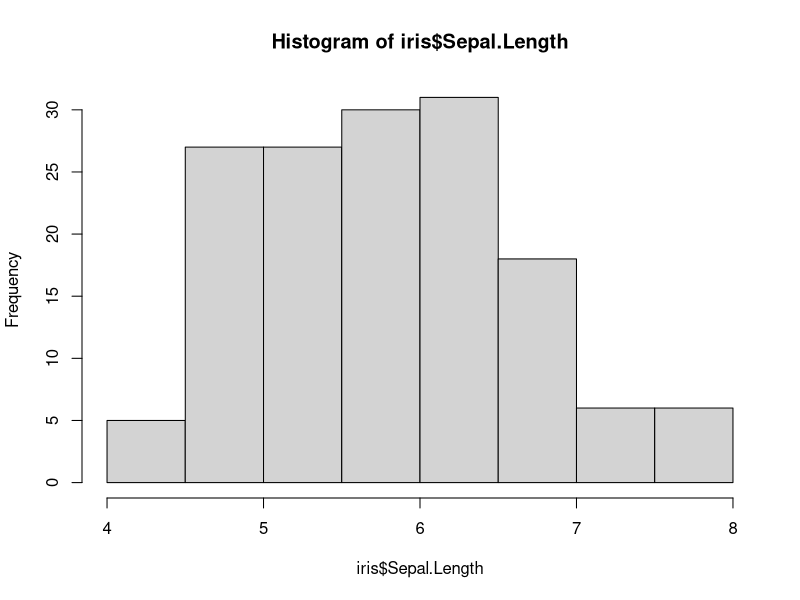
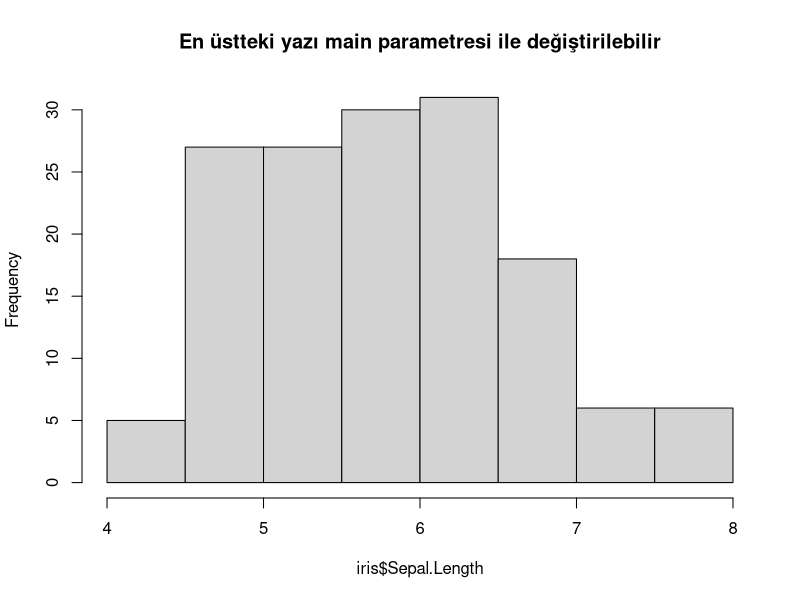
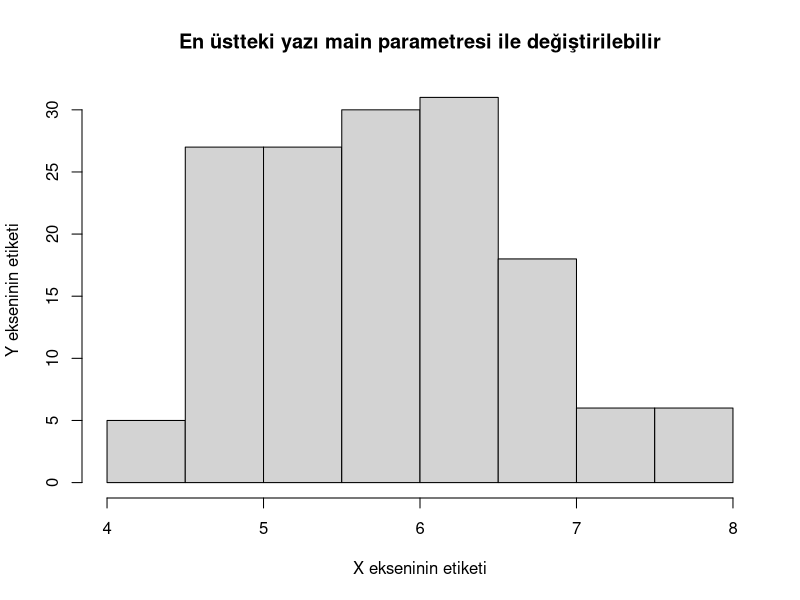
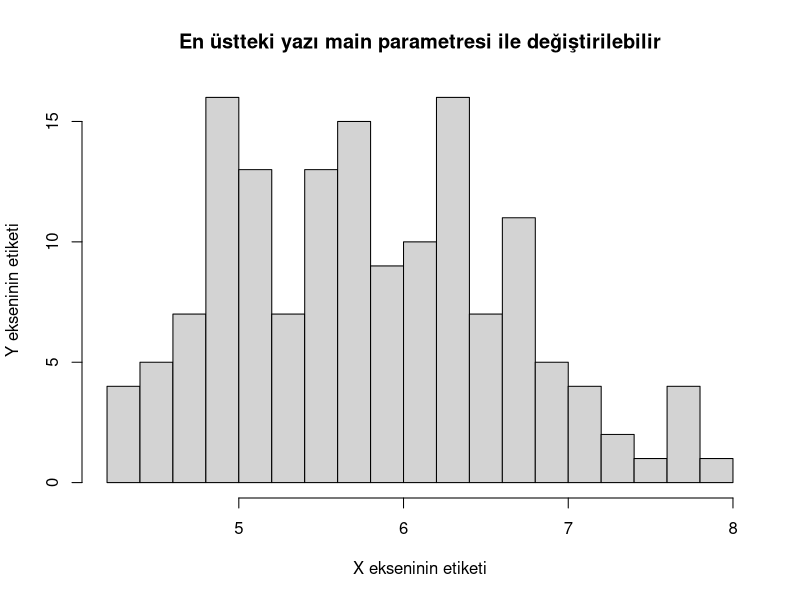
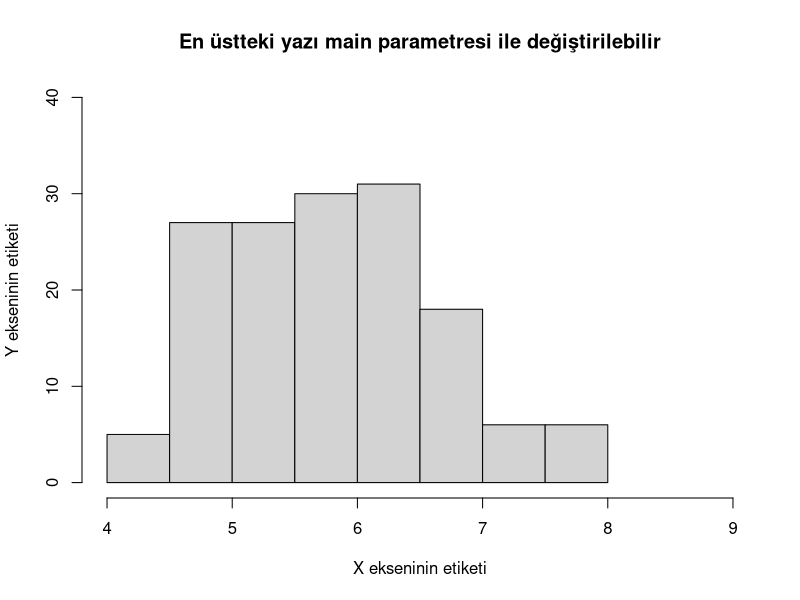
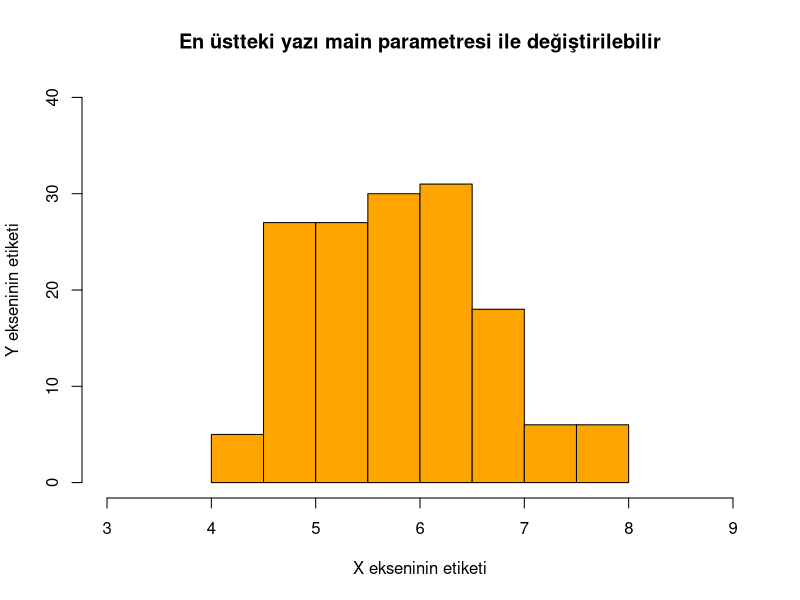
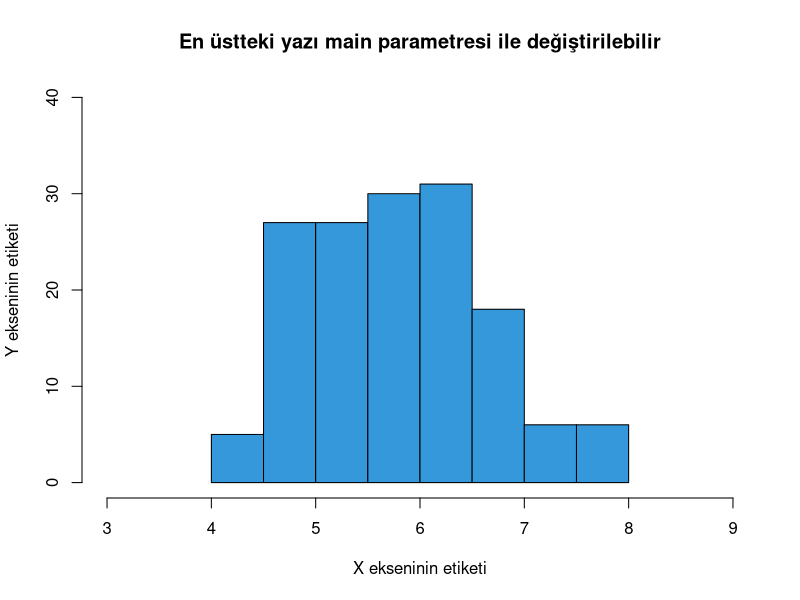
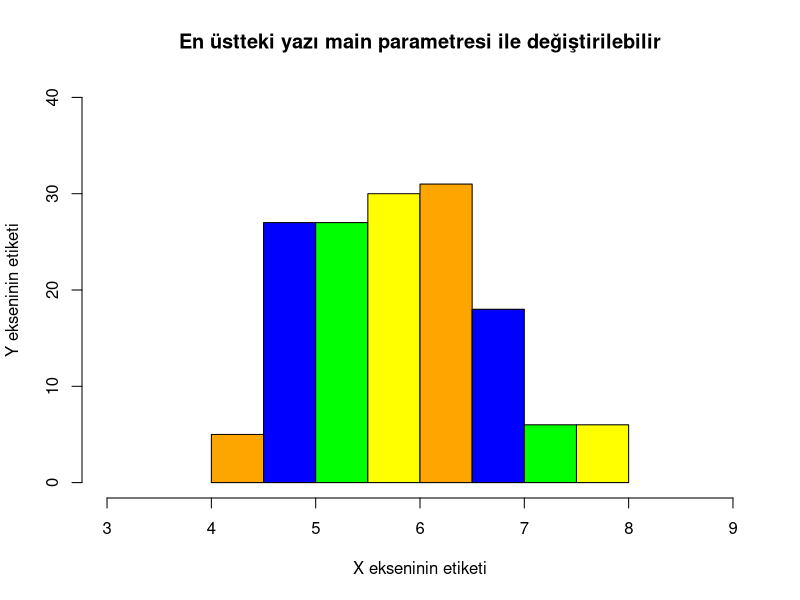

These figures' R source, in order:
#---------------------
# VERİ GÖRSELLEŞTİRME
#---------------------

# 1) Histogram
# 2) Saçılım 
# 3) Bar
# 4) Yığın Bar
# 5) Pasta
# 6) Kutu

# HİSTOGRAM GRAFİKLERİ (Histogram Charts)
# R'da hist(...) fonksiyonu ile histogram grafikleri oluşturulabilir.
# fonksiyonun birçok parametresi ile histogram grafiği şekillendirilebilir.

iris
hist(iris$Sepal.Length)

hist(
  iris$Sepal.Length,
  main = "En üstteki yazı main parametresi ile değiştirilebilir"
)

hist(
  iris$Sepal.Length,
  main = "En üstteki yazı main parametresi ile değiştirilebilir",
  xlab = "X ekseninin etiketi",
  ylab = "Y ekseninin etiketi"
)

hist(
  iris$Sepal.Length,
  main = "En üstteki yazı main parametresi ile değiştirilebilir",
  xlab = "X ekseninin etiketi",
  ylab = "Y ekseninin etiketi",
  breaks = 20  # kırılım miktarını arttırdıkça grafik daha ayrıntılı olur.
)

hist(
  iris$Sepal.Length,
  main = "En üstteki yazı main parametresi ile değiştirilebilir",
  xlab = "X ekseninin etiketi",
  ylab = "Y ekseninin etiketi",
  breaks = 10,
  xlim = c(4,9),  # x ekseninin min-max değerlerinin ayarlanması
  ylim = c(0,40)  # x ekseninin min-max değerlerinin ayarlanması
)

hist(
  iris$Sepal.Length,
  main = "En üstteki yazı main parametresi ile değiştirilebilir",
  xlab = "X ekseninin etiketi",
  ylab = "Y ekseninin etiketi",
  breaks = 10,
  xlim = c(3,9), 
  ylim = c(0,40) ,
  col = "orange"   # renkler, html'de kullanılan hexadecimal değerlerle sağlanabilir.
)

hist(
  iris$Sepal.Length,
  main = "En üstteki yazı main parametresi ile değiştirilebilir",
  xlab = "X ekseninin etiketi",
  ylab = "Y ekseninin etiketi",
  breaks = 10,
  xlim = c(3,9), 
  ylim = c(0,40),
  col = "#3498db"   # renkler, html'de kullanılan hexadecimal değerlerle sağlanabilir.
  # flatuicolors.com sitesinden renk seçimi yapılabilir.
)

# renkler vektör olarak girilirse, sırayla her bir çubuk renklendirilmiş olur.
hist(
  iris$Sepal.Length,
  main = "En üstteki yazı main parametresi ile değiştirilebilir",
  xlab = "X ekseninin etiketi",
  ylab = "Y ekseninin etiketi",
  breaks = 10,
  xlim = c(3,9), 
  ylim = c(0,40),
  col = c("orange", "blue", "green", "yellow")
)

# histogram üzerinde yoğunluk eğrisi çizimi
hist(
  iris$Sepal.Length,
  main = "En üstteki yazı main parametresi ile değiştirilebilir",
  xlab = "X ekseninin etiketi",
  ylab = "Y ekseninin etiketi",
  breaks = 10,
  col = "orange",
  prob=T
)
lines(density(iris$Sepal.Length), col="red", lwd=2)

# !!!
# Export menüsünden, 
# oluşturulan resim birçok formatta kaydedilebilir.


# SAÇILIM GRAFİKLERİ (Scatter Plots)
# Daha önceki derslerimizde, R içinde hazır gelen veri setleri olduğundan bahsetmiştik.
# Şimdi bu veri setlerinden birini saçılım grafiği çizmek için kulanabiliriz.

View(airquality)

# plot(...) fonksiyonu ile saçılım grafiği çizilebilir.
plot(airquality$Ozone)

# saçılım grafiğinin üst ve sağ sınırlarını kaldırmak için 
# bty=... paramtresini kullanabiliriz.
plot(airquality$Ozone, bty="L")

# saçılım grafiğindeki simgeler, pch=... parametresi ile değiştirilebilir.
plot(airquality$Ozone, pch="*")
plot(airquality$Ozone, pch="+")
plot(airquality$Ozone, pch="x")
plot(airquality$Ozone, pch=1)
plot(airquality$Ozone, pch=19)

# vektör şeklinde girilirse, sırayla her bir noktaya sıradaki simge verilir.
plot(airquality$Ozone, pch=c(1,2,3,4,5))
plot(airquality$Ozone, pch=19)

# saçılım grafiğinin x ve y eksenlerini ayrıca belirtebiliriz.
# x eksenini Ozon değerleri, y eksenini Sıcaklık yapalım.
plot(
  x = airquality$Temp, # x ve y'de verilen değerlerin toplam sayıları eşit olmalıdır.
  y = airquality$Ozone, 
  pch = 19,
  # Histogram grafiğindeki gibi main=..., xlab=... ve ylab=... parametreleri var.
  main = "Saçılım Diyagramı", 
  xlab = "Sıcaklık Değerleri",
  ylab = "Ozon Değerleri",
  bty="L"
)

# saçılım grafiğini col=... parametresi ile renklendirebiliriz.
plot(
  x = airquality$Ozone, 
  y = airquality$Temp, 
  pch=19,
  main = "Saçılım Diyagramı", 
  xlab = "Sıcaklık Değerleri",
  ylab = "Ozon Değerleri",
  bty="L",
  col="orange"
)

# aylara göre grafikteki noktaları ayrı ayrı renklendirebiliriz.
View(airquality)
# Month sütununun veri türü "integer" 
class(airquality$Month)
# "integer" veri türünü ordinal bir değişkene atamak gerekir.
# yani R dilinde "factor" değişken haline getirmemiz gerekir.
as.factor(airquality$Month)

# üstteki gibi yazmak yetmez, 
# her bir sayıya karşılık bir renk atanması gerekir.
c("blue", "green", "pink", "orange", "black")[as.factor(airquality$Month)]

# mantığı bu
# v <- c("blue", "green", "pink", "orange", "black")
# v[1]

plot(
  x = airquality$Ozone, 
  y = airquality$Temp, 
  pch=19,
  main = "Saçılım Diyagramı", 
  xlab = "Sıcaklık Değerleri",
  ylab = "Ozon Değerleri",
  bty="L",
  col=c("blue", "green", "orange", "gray", "black")[as.factor(airquality$Month)]
)

# renkler değişkenini ayrıca kaydedebiliriz.
renkler <- c("blue", "green", "orange", "gray", "black")[as.factor(airquality$Month)]

plot(
  y = airquality$Temp, 
  x = airquality$Ozone, 
  pch=19,
  main = "Saçılım Diyagramı", 
  xlab = "Ozon Değerleri",
  ylab = "Sıcaklık Değerleri",
  bty="L",
  col=renkler
)

# hangi rengin neyi ifade ettiğini belirtmek için, 
# legend(...) fonksiyonu kullanılabilir.
plot(
  x = airquality$Ozone, 
  y = airquality$Temp, 
  pch=19,
  main = "Saçılım Diyagramı", 
  xlab = "Sıcaklık Değerleri",
  ylab = "Ozon Değerleri",
  bty="L",
  col=renkler
)
legend(
  x="topright",
  legend=levels(as.factor(airquality$Month)),
  col=c("blue", "green", "orange", "gray", "black"),
  pch=19
)

# legend arkasında da bir nokta olabilir, 
# o yüzden legend'ı biraz kaydırmak gerekecektir.
# bunu yapmak için par(...) fonksiyonu kullanılabilir.
# par(...) içindeki mar=... parametresi margin değeridir.
# grafiğin dıştan ne kadar boşluk içereceğini belirten bir parametredir.
par(mar=c(5,5,4,5), xpd=TRUE) # alt, sol, üst, sağ
plot(
  x = airquality$Ozone, 
  y = airquality$Temp, 
  pch=19,
  main = "Saçılım Diyagramı", 
  xlab = "Sıcaklık Değerleri",
  ylab = "Ozon Değerleri",
  bty="L",
  col=renkler
)
legend(
  x="topright",
  legend=levels(as.factor(airquality$Month)),
  col=c("blue", "green", "orange", "gray", "black"),
  pch=19,
  inset=c(-0.15, 0.05) # sağ-sol, üst-alt
)

# en son 3 boyutlu bir grafik elde ettik.
# elde ettiğimiz grafik ozon, sıcaklık ve ay bilgisini veriyor.
# şimdi de rüzgar bilgisini ekleyerek, grafiğimizi 4 boyutlu hale 
# getirebiliriz.

# bunu yapmak için, grafikteki yuvarlak noktaları,
# rüzgarın şiddetine göre, büyüteceğiz.
# böylece, yüksek rüzgara sahip noktalar daha büyük gözükecek,
# diğerleri daha küçük gözükmüş olacaktır.

par(mar=c(5,5,4,5), xpd=TRUE) 
plot(
  x = airquality$Ozone, 
  y = airquality$Temp, 
  pch=19,
  main = "OZON SICAKLIK İLİŞKİSİ", 
  xlab = "Ozon Değerleri",
  ylab = "Sıcaklık Değerleri",
  bty="L",
  col=renkler,
  cex=airquality$Wind/10 # cex=... parametresi noktaların boyutunu ifade eder.
)
legend(
  x="topright",
  legend=levels(as.factor(airquality$Month)),
  col=c("blue", "green", "orange", "gray", "black"),
  pch=19,
  inset=c(-0.15, 0.05) 
)

# rüzgarı da grafiğe ekledikten sonra,
# büyük veya küçük noktaların ne anlama geldiğini belirtecek
# yeni bir legend'e daha ihtiyacımız var.

par(mar=c(5,5,4,5), xpd=TRUE) 
plot(
  x = airquality$Ozone, 
  y = airquality$Temp, 
  pch=19,
  main = "OZON SICAKLIK İLİŞKİSİ", 
  xlab = "Sıcaklık Değerleri",
  ylab = "Ozon Değerleri",
  bty="L",
  col=renkler,
  cex=airquality$Wind/10
)
legend(
  x="topright",
  legend=levels(as.factor(airquality$Month)),
  col=c("blue", "green", "orange", "gray", "black"),
  pch=19,
  inset=c(-0.1, 0.05),
  pt.cex=1,
  title="Aylar",
  horiz=F          # TRUE yapılırsa, lejand yatay gözükür.
)
legend(
  x="topright", 
  pch=19,
  legend=c("Düşük", "Orta", "Yüksek"),
  # pt.cex=... parametresi, legend içindeki noktanın büyüklüğünü ayarlar.
  # büyüklüğün ne kadar olması gerektiğini de 
  # Wind sütunundaki min-max-mean değerleri belirleyecektir.
  pt.cex=c(min(airquality$Wind)/10, mean(airquality$Wind)/10, max(airquality$Wind)/10),
  inset=c(-0.10, 0.5),
  title="Rüzgar Seviyesi"
)



par(xpd=TRUE) # legend'lar dışarı taşabilir, sorun yok.
legend(
  x="topright",
  legend=levels(as.factor(airquality$Month)),
  col=c("blue", "green", "orange", "gray", "black"),
  pch=19,
  inset=c(-0.1, 0.05),
  pt.cex=1,
  title="Aylar"
)
legend(
  x="topright", 
  pch=19,
  legend=c("Düşük", "Orta", "Yüksek"),
  # pt.cex=... parametresi, legend içindeki noktanın büyüklüğünü ayarlar.
  # büyüklüğün ne kadar olması gerektiğini de 
  # Wind sütunundaki min-max-mean değerleri belirleyecektir.
  pt.cex=c(min(airquality$Wind)/10, mean(airquality$Wind)/10, max(airquality$Wind)/10),
  inset=c(-0.10, 0.5),
  title="Rüzgar Seviyesi"
)



# BAR GRAFİKLERİ (Bar Plots)
# Kategorik verilerin, görselleştirilmesinde kullanılabilir.
# Bu amaçla, R yazılımında hazır bulunan mtcars veri setindeki araba bilgilerinden
# yola çıkarak, arabaların silindir sayılarına ait (cyl) bir bar grafiği çizeceğiz.

# Çizilecek olan bar grafiği, 
# hangi silindire sahip kaç araba olduğu bilgisini görselleştirmiş olacaktır.

View(mtcars)

# Öncelikle table(...) fonksiyonu ile 
# "cyl" sütunundaki değerlerin frekansını alabiliriz.
table(mtcars$cyl)

# barplot(...) fonksiyonu ile bar grafiği çizilebilir.
# fonksiyonun ilk parametresi, 
# az önce yukarıda table(...) fonksiyonu ile bulunan değerleri gireceğimiz 
# height=... parametresidir.

# o yüzden öncelikle table(...) ile bulduğumuz değerleri bir değişkene kaydedelim.
h = table(mtcars$cyl)
h
barplot(height=h)

# daha önce yaptığımız görselleştirmelerde kullandığımız parametreleri
# barplot(...) fonksiyonunda da kullanabiliriz.
barplot(height=h, 
  xlab="Silindir Değerleri",
  ylab="Frekans",
  main="mtcars veri setindeki arabaların silindir değerleri"
)

# her bir barın altındaki ismi belirleyebiliriz.
# bunun için names.arg=... parametresini kullanabiliriz.
# bu parametre bizden vektör verisi ister.
# her bir bar için, sırayla girmek istediğimiz değerleri yazabiliriz.
barplot(height=h, 
  #xlab="Silindir Değerleri",
  ylab="Frekans",
  main="mtcars veri setindeki arabaların silindir değerleri",
  names.arg = c("Dört Silindirli", "Altı Silindirli", "Sekiz Silindirli")
)

# barları renklendirmek için col=... ve 
# barların sınırlarını renklendirmek için border=... 
# parametresini kullanabiliriz.
barplot(
  height=h, 
  ylab="Frekans",
  main="mtcars veri setindeki arabaların silindir değerleri",
  names.arg = c("Dört Silindirli", "Altı Silindirli", "Sekiz Silindirli"),
  col="orange", 
  border="navy"
)

# bar grafiğini dikey yapabildiğimiz gibi, yatay da yapabiliriz.
# bunun için horiz=... parametresini TRUE yapmamız gerekir.
barplot(
  height=h, 
  ylab="Silindir Değerleri",
  main="mtcars veri setindeki arabaların silindir değerleri",
  col="orange", 
  border="navy",
  horiz=F
)

#
# Öğrenciler, 
# aynı bar grafiğini Vites (gear) 
# bilgisine göre yeniden çizsin.
#

# barplot(table(mtcars$gear))
# ek olarak, grafiğin daha güzel görünmesi için 
# ylim=... parametresini de kullanabiliriz.
# barplot(table(mtcars$gear), ylim=c(0,20)) 



# YIĞIN BAR GRAFİKLERİ (Stack Bar Plots)
# Saçılım diyagramlarında birden fazla değişkeni 
# bir arada görselleştirebiliyorduk.
# Yığın bar grafiklerini de yine birden fazla değişkeni 
# bir arada görselleştirmek için kullanacağız.

t <- table(mtcars$cyl, mtcars$gear)
t

barplot(t)

# 4 silindirliler: siyah
# 6 silindirliler: gri
# 8 silindirliler: açık gri 
# olarak renklendirildi.

# renkleri değiştirmek için col=... parametresini kullanabiliriz.
# 4 silindirliler: orange
# 6 silindirliler: navy
# 8 silindirliler: gray
barplot(
  t, 
  col=c("orange", "navy", "gray"),
  xlab="Vites",
  ylab="Araba Sayısı"
)
legend(
  x="topright",
  legend=levels(as.factor(mtcars$cyl)),
  col=c("orange", "navy", "gray"),
  pch=19,
  inset=c(0.03, -0.2),
  pt.cex=1,
  title="Silindir"
)



# PASTA GRAFİKLERİ (Pie Charts)
# Bir değişkendeki değerlerin, yüzdeliklerine göre grafiğini çizmemizi sağlar.

table(mtcars$gear)
t <- table(mtcars$gear)

# 3,4 ve 5 vitesli kaç araba olduğunu gördük ama yüzdeliklerini bilmiyoruz.
# yani arabaların yüzde kaçı 3 vitesli, yüzde kaçı 5 vitesli gibi...
# bunu kendimiz de hesaplayabiliriz ama R'da bununu için hazır bir fonksiyon mevcut.
# prop.table(...) fonksiyonu ile yüzdelikleri hesaplayabiliriz.
prop.table(t)
yuzdeler <- prop.table(t)

# yüzdeleri belirledikten sonra, 
# pasta grafiğini pie(...) fonksiyonu ile çizebiliriz.
pie(yuzdeler)

# şimdi pasta grafiğinin ayrıntılarına girelim.
pie(
  yuzdeler,
  main="Üst yazı",
  labels=c("3 Vitesli", "4 Vitesli", "5 Vitesli"),
  col =c("orange","yellow","gray")
)

# pasta grafiğinin şeklini döndürmek için 
# init.angle=... parametresini kullanabiliriz.
pie(
  yuzdeler,
  main="Muzlu Pasta Grafiği",
  labels=c("3 Vitesli", "4 Vitesli", "5 Vitesli"),
  col =c("orange","yellow","gray"),
  init.angle = 180, # saat yönünün tersine 180 derece döndürür.
  border = "gray", # sınırların rengi
  radius= 1.1,  # yarıçap değeri
)



# KUTU GRAFİKLERİ (Box Plots)
degerler <- c(35,38,62,64,65,71,76,88,89,90,95,99,260,480)
bx <- boxplot(
  degerler,
  col="orange"
  #horizontal=T   # kutu grafiğini yatay hale getirmek için kullanılabilir.
)
bx$out

# aykırı değer bulma fonksiyonu (Tukey yöntemi)
aykiriBul <- function (degerler) {
  q <- quantile(degerler, probs=c(0.25,0.5,0.75), names=F, type=1)
  iqr <- q[3] - q[1] # çeyrekler arası uzaklık
  #print(q[1:3])
  z <- 1.5 * iqr
  maksimum <- q[3] + z  
  minimum <- q[1] - z 
  #print(c(maksimum,minimum))
  return (degerler[degerler > maksimum | degerler < minimum])
}

aykiriBul(degerler)


boxplot(
  iris$Sepal.Length, 
  iris$Sepal.Width, 
  iris$Petal.Length, 
  iris$Petal.Width,
  col="pink",
  names = c("Sepal.Length","Sepal.Width","Petal.Length","Petal.Width")
  )
View(iris)

# Sepal.Width'i ayrı olarak daha net olarak gösterebiliriz.
boxplot(
  iris$Sepal.Width, 
  col="pink",
  names = c("Sepal.Width"),
  ylim=c(2,5)
)
View(iris)

